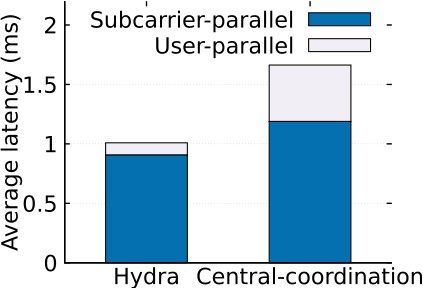

Generate this figure with gnuplot:
set terminal pdfcairo
set output 'fig_central_latency.pdf'
set style line 1 \
	linecolor rgb '#a00000' \
	linetype 1 linewidth 2
set style line 2 \
	linecolor rgb '#00a000' \
	linetype 2 linewidth 2
set style line 3 \
	linecolor rgb '#0000a0' \
	linetype 3 linewidth 2
set style line 4 \
	linecolor rgb '#a0a000' \
	linetype 4 linewidth 2
set style line 5 \
	linecolor rgb '#a000a0' \
	linetype 5 linewidth 2
set style line 6 \
	linecolor rgb '#00a0a0' \
	linetype 6 linewidth 2
# set xr [-0.2:3]
# set yr [-4:110]
set style line 501 lt 1 lc rgb "#000000" lw 2
set border 3 ls 501

red = "#FF0000"; green = "#00FF00"; blue = "#0000FF"; skyblue = "#87CEEB";
c1 = "#0570b0"; c2 = "#74a9cf"; c3 = "#bdc9e1"; c4 = "#f1eef6";
set yrange [0:2.2]
set style data histogram
set style histogram rowstacked
# set style histogram cluster gap 1 
set style fill solid
set boxwidth 0.5
set xtics format ""
set grid ytics

set xtics font ', 25'
set ytics font ', 25'
# set xlabel 'Settings' font 'Times-Roman,20'
set ylabel 'Average latency (ms)' font 'Times-Roman,25'
set key top right font 'Times-Roman,25'
set ylabel offset -1,0,0
set size ratio 0.8
set offset -0.5,-0.5,0,0
# set key off
# set grid xtics ytics mxtics mytics
# set mxtics 1
# set mytics 1
set style fill solid border -1
plot 'fig_central_latency.txt' using 2:xtic(1) title "Subcarrier-parallel" linecolor rgb c1 lw 1.5, \
	'fig_central_latency.txt' using 3 title "User-parallel" linecolor rgb c4 lw 1.5
